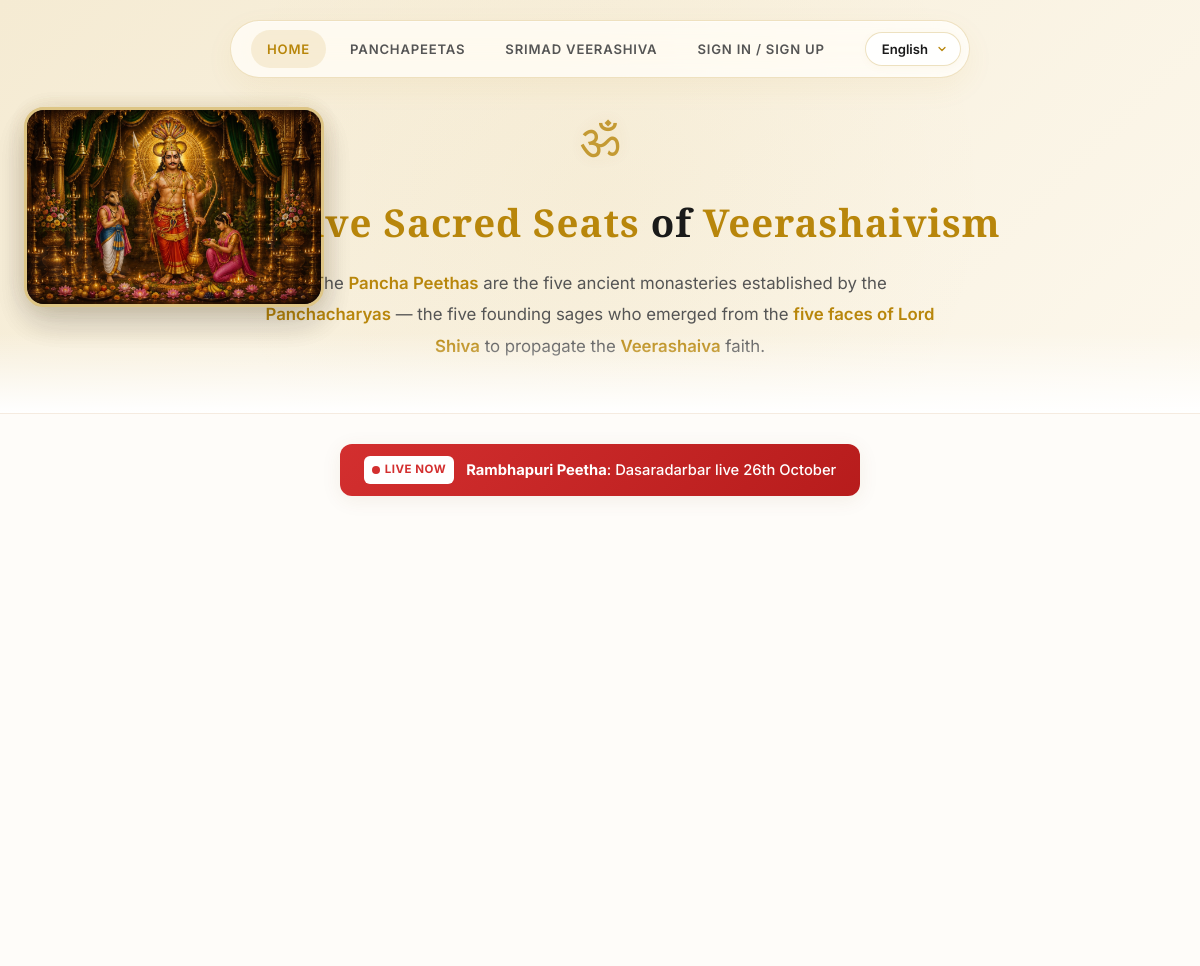
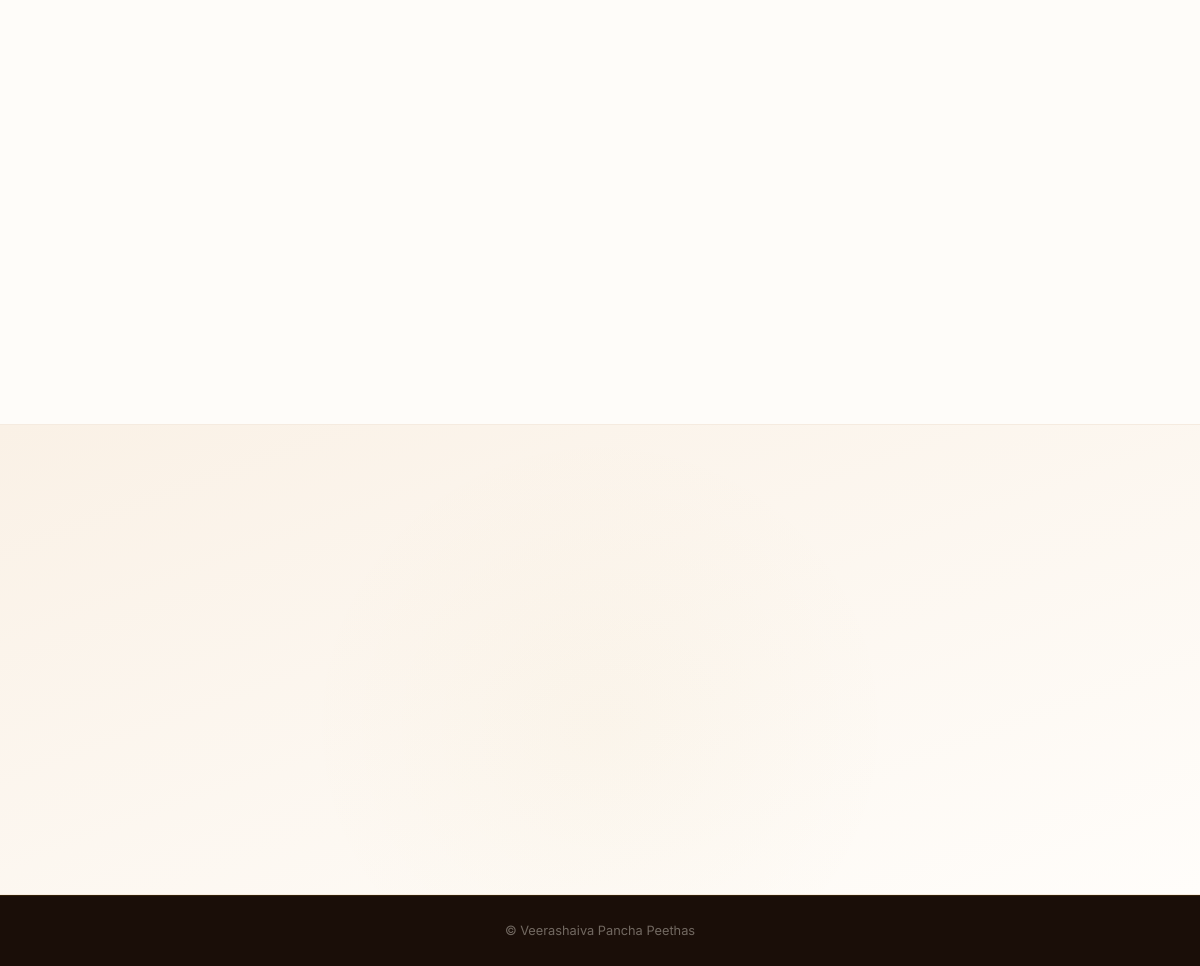
The page / on the database its author committed (2 pictures, top to bottom).
### peethas/models.py (models this page shows, shortened)
class Peetha(models.Model):
    name = models.CharField(max_length=200)
    slug = models.SlugField(unique=True)
    acharya = models.CharField(max_length=200, help_text="Founding Acharya name")
    simhasana = models.CharField(max_length=200, help_text="Name of the Simhasana (throne)")
    location = models.CharField(max_length=300)
    state = models.CharField(max_length=100, blank=True)
    current_swamiji = models.CharField(max_length=400, blank=True)
    associated_linga = models.CharField(max_length=200)
    associated_linga_map_url = models.URLField(blank=True, help_text="Google Maps URL for the associated Linga location")
    color = models.CharField(max_length=50, help_text="CSS color for this Peetha")
    description = models.TextField(help_text="Brief summary")
    history = models.TextField(help_text="Detailed history and origin story")
    order = models.PositiveIntegerField(default=0)
    swamiji_photo = models.ImageField(upload_to='peetha_media/swamiji/', blank=True, null=True, help_text="Photo of the current Jagathguru")
    swamiji_bio = models.TextField(blank=True, help_text="Biography of the current Jagathguru")
    contact_phone = models.CharField(max_length=50, blank=True)
    contact_email = models.EmailField(blank=True)
    contact_address = models.TextField(blank=True)
    live_youtube_url = models.URLField(blank=True, null=True, help_text="YouTube Live stream URL (leave blank if not active)")
    live_youtube_title = models.CharField(max_length=200, blank=True, null=True, help_text="Custom title for the live stream (defaults to 'Swamiji Divine Live Stream' if blank)")
    name_kn = models.CharField(max_length=200, blank=True)
    acharya_kn = models.CharField(max_length=200, blank=True)
    simhasana_kn = models.CharField(max_length=200, blank=True)
    location_kn = models.CharField(max_length=300, blank=True)
    current_swamiji_kn = models.CharField(max_length=400, blank=True)
    associated_linga_kn = models.CharField(max_length=200, blank=True)
    description_kn = models.TextField(blank=True)
    history_kn = models.TextField(blank=True)
    name_mr = models.CharField(max_length=200, blank=True)
    acharya_mr = models.CharField(max_length=200, blank=True)
    simhasana_mr = models.CharField(max_length=200, blank=True)
    location_mr = models.CharField(max_length=300, blank=True)
    current_swamiji_mr = models.CharField(max_length=400, blank=True)
    associated_linga_mr = models.CharField(max_length=200, blank=True)
    description_mr = models.TextField(blank=True)
    history_mr = models.TextField(blank=True)
    name_hi = models.CharField(max_length=200, blank=True)
    acharya_hi = models.CharField(max_length=200, blank=True)
    simhasana_hi = models.CharField(max_length=200, blank=True)
    location_hi = models.CharField(max_length=300, blank=True)
    current_swamiji_hi = models.CharField(max_length=400, blank=True)
    associated_linga_hi = models.CharField(max_length=200, blank=True)
    description_hi = models.TextField(blank=True)
    history_hi = models.TextField(blank=True)
    name_te = models.CharField(max_length=200, blank=True)
    acharya_te = models.CharField(max_length=200, blank=True)
    simhasana_te = models.CharField(max_length=200, blank=True)
    location_te = models.CharField(max_length=300, blank=True)
    current_swamiji_te = models.CharField(max_length=400, blank=True)
    associated_linga_te = models.CharField(max_length=200, blank=True)
    description_te = models.TextField(blank=True)
    history_te = models.TextField(blank=True)
    name_ta = models.CharField(max_length=200, blank=True)
    acharya_ta = models.CharField(max_length=200, blank=True)
    simhasana_ta = models.CharField(max_length=200, blank=True)
    location_ta = models.CharField(max_length=300, blank=True)
    current_swamiji_ta = models.CharField(max_length=400, blank=True)
    associated_linga_ta = models.CharField(max_length=200, blank=True)
    description_ta = models.TextField(blank=True)
    history_ta = models.TextField(blank=True)
    name_ml = models.CharField(max_length=200, blank=True)
    acharya_ml = models.CharField(max_length=200, blank=True)
    simhasana_ml = models.CharField(max_length=200, blank=True)
    location_ml = models.CharField(max_length=300, blank=True)
    current_swamiji_ml = models.CharField(max_length=400, blank=True)
    associated_linga_ml = models.CharField(max_length=200, blank=True)
    description_ml = models.TextField(blank=True)
    history_ml = models.TextField(blank=True)
    class Meta:
        ordering = ['order']

### peethas/views.py (the view)
# urls.py: path('', views.home, name='home'),
def home(request):
    lang = get_language(request)
    peethas = [translate_object(p, lang) for p in Peetha.objects.all()]
    return render(request, 'peethas/home.html', {
        'peethas': peethas,
        'use_rectangular_portraits': USE_RECTANGULAR_PORTRAITS,
        'lang': lang,
        'labels': TRANSLATIONS[lang],
        'heritage_content': HERITAGE_CONTENT[lang],
        'veerashaiva_content': VEERASHAIVA_CONTENT[lang],
    })

### peethas/context_processors.py (called while the page is built)
def live_peethas_processor(request):
    active_live = Peetha.objects.filter(live_youtube_url__isnull=False).exclude(live_youtube_url='')
    return {
        'live_peethas': active_live
    }

### peethas/feature_flags.py (called while the page is built)
    def __bool__(self):
        try:
            from .models import FeatureFlag
            flag = FeatureFlag.objects.get(name=self.name)
            return flag.is_enabled
        except Exception:
            return self.default

### peethas/views.py (called while the page is built, shortened)
def get_language(request):
    lang = request.GET.get('lang')
    if lang in ['en', 'kn', 'mr', 'hi', 'te', 'ta', 'ml']:
        request.session['lang'] = lang
    return request.session.get('lang', 'en')

def translate_object(obj, lang):
    if lang == 'en':
        if hasattr(obj, 'name') and obj.name:
            obj.short_name = obj.name.replace(" Peetha", "")
        return obj

### peethas/templates/peethas/home.html (shortened to what this page needs)
{% extends "peethas/index.html" %}
{% load static %}
{% block content %}
<section class="hero">
    <div class="murals-mobile-container">
        <div class="hero-mural mural-left reveal">
    </div>
    <div class="hero-mural mural-right reveal">
        <img loading="lazy" src="{% static 'images/hero_right.jpg' %}" alt="Veerabhadra Swami">
    </div>
    </div>
    <div class="container reveal">
        <div class="hero-om">ॐ</div>
        <h2>{{ labels.hero_title|safe }}</h2>
        <p class="hero-subtitle">
            {{ labels.hero_subtitle|safe }}
        </p>
    </div>
</section>
<section class="peethas-section" id="peethas-section">
    <div class="container">
        {% for p in peethas %}
            {% if p.live_youtube_url %}
            <a href="{% url 'peethas:peetha_detail' p.slug %}#live-stream-container" class="live-stream-inline-bar reveal">
                <div class="live-info-wrapper">
                    <span class="live-inline-badge">
                        <span class="live-dot" style="display: inline-block; width: 8px; height: 8px; background-color: #d32f2f; border-radius: 50%; animation: pulse-live 1.5s infinite;"></span>
                        Live Now
                    </span>
                    <span class="live-title">
                        <strong>{{ p.name }}</strong>: {{ p.live_youtube_title|default:"Swamiji Divine Live Stream" }}
                    </span>
                </div>
            </a>
            {% endif %}
        {% endfor %}
        <div class="peethas-grid{% if use_rectangular_portraits %} use-rectangle{% endif %}">
        </div>
    </div>
</section>
<section class="about-section" id="about-section">
</section>
{% endblock %}

### peethas/templates/peethas/index.html (shortened to what this page needs)
{% load static socialaccount %}
<!DOCTYPE html>
<html lang="en">
<head>
    <link rel="stylesheet" href="{% static 'css/styles.css' %}?v=1.3">
</head>
<body>
    <header class="site-header">
        <div class="container header-container">
            <nav class="nav-links">
                {% block nav_items %}
                <a href="{% url 'peethas:home' %}" class="nav-link">{{ labels.nav_home|default:"Home" }}</a>
                <a href="{% url 'peethas:home' %}#divine-heritage" class="nav-link">{{ labels.divine_heritage_title }}</a>
                <a href="{% url 'peethas:home' %}#veerashaiva-section" class="nav-link">{{ labels.veerashaiva_title }}</a>
                {% endblock %}
                {% block nav_auth %}
                {% if user.is_authenticated %}
                    {% if user.is_superuser or user.handler_profile %}
                        <a href="{% url 'peethas:dashboard_home' %}" class="nav-link nav-btn-dashboard">{{ labels.dashboard_btn|default:"Dashboard" }}</a>
                    {% endif %}
                    <a href="{% url 'peethas:my_bookings' %}" class="nav-link nav-btn-dashboard">{{ labels.nav_my_bookings|default:"My Bookings" }}</a>
                    <div class="nav-profile-dropdown">
                        <button type="button" class="dropdown-trigger-btn" onclick="toggleUserDropdown(event)" title="Profile Completion: {{ user.profile.completion_percentage }}%">
                            <div style="position: relative; width: 38px; height: 38px; display: flex; align-items: center; justify-content: center; flex-shrink: 0;">
                                <svg style="position: absolute; top: 0; left: 0; width: 38px; height: 38px; transform: rotate(-90deg);">
                                    <circle cx="19" cy="19" r="16.5" stroke="#f1f5f9" stroke-width="2" fill="transparent" />
                                    <circle cx="19" cy="19" r="16.5" stroke="#22c55e" stroke-width="2.5" fill="transparent"
                                            stroke-dasharray="103.67"
                                            stroke-dashoffset="calc(103.67 - (103.67 * {{ user.profile.completion_percentage|default:0 }}) / 100)"
                                            stroke-linecap="round"
                                            style="transition: stroke-dashoffset 0.8s cubic-bezier(0.4, 0, 0.2, 1);" />
                                </svg>
                                <div style="width: 28px; height: 28px; border-radius: 50%; overflow: hidden; background: #f8fafc; display: flex; align-items: center; justify-content: center; z-index: 1;">
                                    {% if user.profile.profile_pic %}
                                        <img src="{{ user.profile.profile_pic.url }}" alt="Profile" style="width: 100%; height: 100%; object-fit: cover;">
                                    {% else %}
                                        {% if user.profile.gender == 'female' %}
                                            <svg viewBox="0 0 24 24" fill="none" stroke="currentColor" stroke-width="2" style="width: 14px; height: 14px; color: #64748b;">
                                                <path d="M20 21v-2a4 4 0 0 0-3-3.87"></path>
                                                <path d="M4 21v-2a4 4 0 0 1 3-3.87"></path>
                                                <circle cx="12" cy="7" r="4"></circle>
                                            </svg>
                                        {% else %}
                                            <svg viewBox="0 0 24 24" fill="none" stroke="currentColor" stroke-width="2" style="width: 14px; height: 14px; color: #64748b;">
                                                <path d="M20 21v-2a4 4 0 0 0-4-4H8a4 4 0 0 0-4 4v2"></path>
                                                <circle cx="12" cy="7" r="4"></circle>
                                            </svg>
                                        {% endif %}
                                    {% endif %}
                                </div>
                            </div>
                            <span class="dropdown-trigger-name">{{ user.first_name|default:user.username }}</span>
                            <span class="dropdown-trigger-arrow">▼</span>
                        </button>
                        <div id="userDropdownMenu" class="dropdown-menu-list">
                            <a href="{% url 'peethas:profile_view' %}" class="dropdown-menu-item">View Profile</a>
                            <a href="{% url 'peethas:logout' %}" class="dropdown-menu-item item-logout">Logout</a>
                        </div>
                    </div>
                {% else %}
                    <a href="javascript:void(0);" onclick="openAuthModal('signin')" class="nav-link nav-btn-dashboard">{{ labels.nav_sign_in|default:"Sign In / Sign Up" }}</a>
                {% endif %}
                {% endblock %}
            </nav>
            <div class="lang-selector-container">
                <div class="custom-dropdown" id="langDropdown">
                    <button class="dropdown-trigger">
                        <span class="current-lang">
                            {% if lang == 'en' %}English{% elif lang == 'kn' %}ಕನ್ನಡ{% elif lang == 'mr' %}मराठी{% elif lang == 'hi' %}हिन्दी{% elif lang == 'te' %}తెలుగు{% elif lang == 'ta' %}தமிழ்{% elif lang == 'ml' %}മലയാളം{% else %}English{% endif %}
                        </span>
                        <span class="dropdown-arrow"></span>
                    </button>
                </div>
            </div>
        </div>
    </header>
    <main>
        {% block content %}{% endblock %}
    </main>
    <footer class="site-footer">
        <div class="container">
            <p>&copy; Veerashaiva Pancha Peethas</p>
        </div>
    </footer>
</body>
</html>

### rows shown on the page
Peetha: name "Rambhapuri Peetha", live_youtube_title "Dasaradarbar live 26th October"

### other values the page prints
{{ labels.nav_home|default:"Home" }} "HOME"
{{ labels.divine_heritage_title }} "PANCHAPEETAS"
{{ labels.veerashaiva_title }} "SRIMAD VEERASHIVA"
{{ labels.nav_sign_in|default:"Sign In / Sign Up" }} "SIGN IN / SIGN UP"
{{ labels.hero_title|safe }} "Five Sacred Seats of Veerashaivism"
{{ labels.hero_subtitle|safe }} "The Pancha Peethas are the five ancient monasteries established by the Panchacharyas — the five founding sages who emerged from the five faces of Lord Shiva to propagate the Veerashaiva faith."
